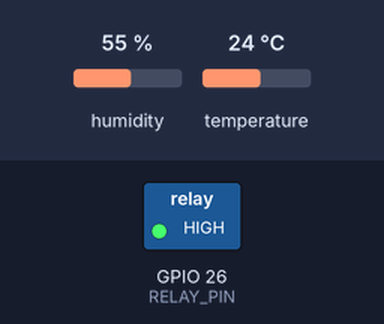
The sketch below on a simulated ESP32. Parts: switched loads named in the sketch (green lamp = pin HIGH). The test bench sets the inputs (shaded band); at power-on: temperature 24 °C, humidity 55 %. WiFi joins after 1.5 s; servers stay silent unless stated; uploads are accepted with an empty reply; what the sketch prints to the serial monitor is not drawn.

Above: at 2.7 s.
2.8 s: temperature set to 30 °C
7.0 s: temperature set to 33 °C
At 8.6 s:
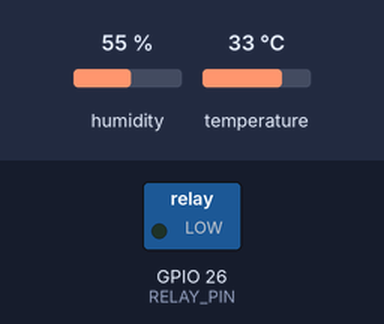
Timing chart, 0 to 10.1 s (numbered marks = the images above; inputs shaded):
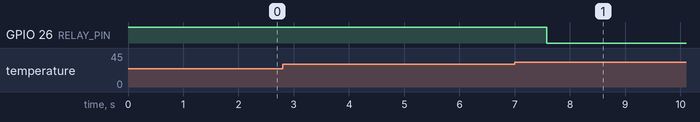

Measured:
- the behaviour switches between 31 and 32 °C on temperature (found by bisection; images 0 and 1)
- after the input at 2.8 s, every drawn part: stays the same
- after the input at 7.0 s, GPIO 26 (RELAY_PIN): HIGH → LOW after 0.58 s

The sketch:

esp32_sensor.ino
```cpp
#include <DHT.h>
#include <WiFi.h>
#include <HTTPClient.h>
#include <ArduinoJson.h>

#define DHTPIN 4
#define DHTTYPE DHT11
#define RELAY_PIN 26
#define TEMP_THRESHOLD 32.0

const char* ssid = "YOUR_WIFI_SSID";
const char* password = "YOUR_WIFI_PASSWORD";
const char* rpiIP = "192.168.1.17";
const int rpiPort = 5001;

DHT dht(DHTPIN, DHTTYPE);
bool systemShutdown = false;
unsigned long lastSend = 0;

void setup() {
  Serial.begin(115200);
  pinMode(RELAY_PIN, OUTPUT);
  digitalWrite(RELAY_PIN, HIGH); // Active LOW relay — HIGH = relay OFF = fan RUNS
  dht.begin();

  Serial.println("\nNexusIQ ESP32 Edge Node Starting...");
  WiFi.begin(ssid, password);
  Serial.print("Connecting to WiFi");
  while (WiFi.status() != WL_CONNECTED) {
    delay(500);
    Serial.print(".");
  }
  Serial.println("\nWiFi Connected!");
  Serial.println("IP: " + WiFi.localIP().toString());
  Serial.println("RPi: 192.168.1.17:5001");
  Serial.println("Threshold: " + String(TEMP_THRESHOLD) + "C");
  Serial.println("Fan status: RUNNING");
  Serial.println("Ready!\n");
}

void sendToRPi(float temp, float humidity, bool shutdown) {
  if (WiFi.status() != WL_CONNECTED) {
    WiFi.begin(ssid, password);
    return;
  }

  HTTPClient http;
  String url = "http://192.168.1.17:5001/sensor";
  http.begin(url);
  http.addHeader("Content-Type", "application/json");
  http.setTimeout(10000);

  StaticJsonDocument<256> doc;
  doc["temperature"] = temp;
  doc["humidity"] = humidity;
  doc["shutdown"] = shutdown;
  doc["device"] = "ESP32_DHT11";
  doc["threshold"] = TEMP_THRESHOLD;

  String body;
  serializeJson(doc, body);

  Serial.println("Sending to RPi: " + body);
  int code = http.POST(body);
  Serial.println("RPi responded: " + String(code));
  http.end();
}

void loop() {
  delay(2000);

  float temp = dht.readTemperature();
  float humidity = dht.readHumidity();

  if (isnan(temp) || isnan(humidity)) {
    Serial.println("DHT11 read failed");
    return;
  }

  Serial.printf("[%lu] Temp: %.1f C | Humidity: %.1f%% | Fan: %s\n",
    millis()/1000, temp, humidity,
    systemShutdown ? "STOPPED" : "RUNNING");

  if (temp >= TEMP_THRESHOLD && !systemShutdown) {
    Serial.println("🚨 THRESHOLD EXCEEDED!");
    Serial.println("🔴 RELAY ON — FAN STOPPED");
    digitalWrite(RELAY_PIN, LOW);  // Active LOW — LOW triggers relay = fan stops
    systemShutdown = true;
    sendToRPi(temp, humidity, true);
    lastSend = millis();
  }
  else if (temp < (TEMP_THRESHOLD - 2) && systemShutdown) {
    Serial.println("✅ Temperature normal");
    Serial.println("🟢 RELAY OFF — FAN RUNNING");
    digitalWrite(RELAY_PIN, HIGH); // HIGH = relay off = fan runs
    systemShutdown = false;
    sendToRPi(temp, humidity, false);
    lastSend = millis();
  }

  if (millis() - lastSend > 10000) {
    sendToRPi(temp, humidity, systemShutdown);
    lastSend = millis();
  }
}
```
